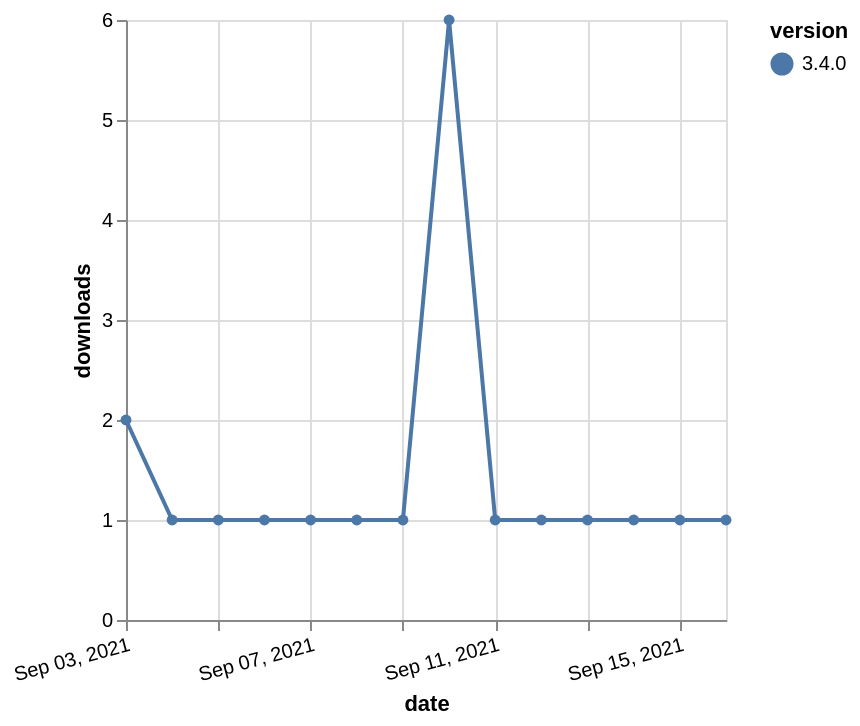

Specify this chart in Vega-Lite:
### Vega-Lite specification from a JSON file in a GitHub repository (floating-point values rounded to 4 significant figures)
{"$schema": "https://vega.github.io/schema/vega-lite/v5.json", "description": "A simple bar chart with embedded data.", "data": {"values": [{"date": "2021-09-03", "total": 495, "delta": 2, "version": "3.4.0"}, {"date": "2021-09-04", "total": 496, "delta": 1, "version": "3.4.0"}, {"date": "2021-09-05", "total": 497, "delta": 1, "version": "3.4.0"}, {"date": "2021-09-06", "total": 498, "delta": 1, "version": "3.4.0"}, {"date": "2021-09-07", "total": 499, "delta": 1, "version": "3.4.0"}, {"date": "2021-09-08", "total": 500, "delta": 1, "version": "3.4.0"}, {"date": "2021-09-09", "total": 501, "delta": 1, "version": "3.4.0"}, {"date": "2021-09-10", "total": 507, "delta": 6, "version": "3.4.0"}, {"date": "2021-09-11", "total": 508, "delta": 1, "version": "3.4.0"}, {"date": "2021-09-12", "total": 509, "delta": 1, "version": "3.4.0"}, {"date": "2021-09-13", "total": 510, "delta": 1, "version": "3.4.0"}, {"date": "2021-09-14", "total": 511, "delta": 1, "version": "3.4.0"}, {"date": "2021-09-15", "total": 512, "delta": 1, "version": "3.4.0"}, {"date": "2021-09-16", "total": 513, "delta": 1, "version": "3.4.0"}]}, "width": "container", "mark": {"type": "line", "point": {"filled": true}}, "encoding": {"x": {"field": "date", "type": "temporal", "timeUnit": "yearmonthdate", "title": "date", "axis": {"labelAngle": -15}}, "y": {"field": "delta", "type": "quantitative", "title": "downloads"}, "color": {"field": "version", "type": "nominal"}, "tooltip": {"field": "delta"}}}
